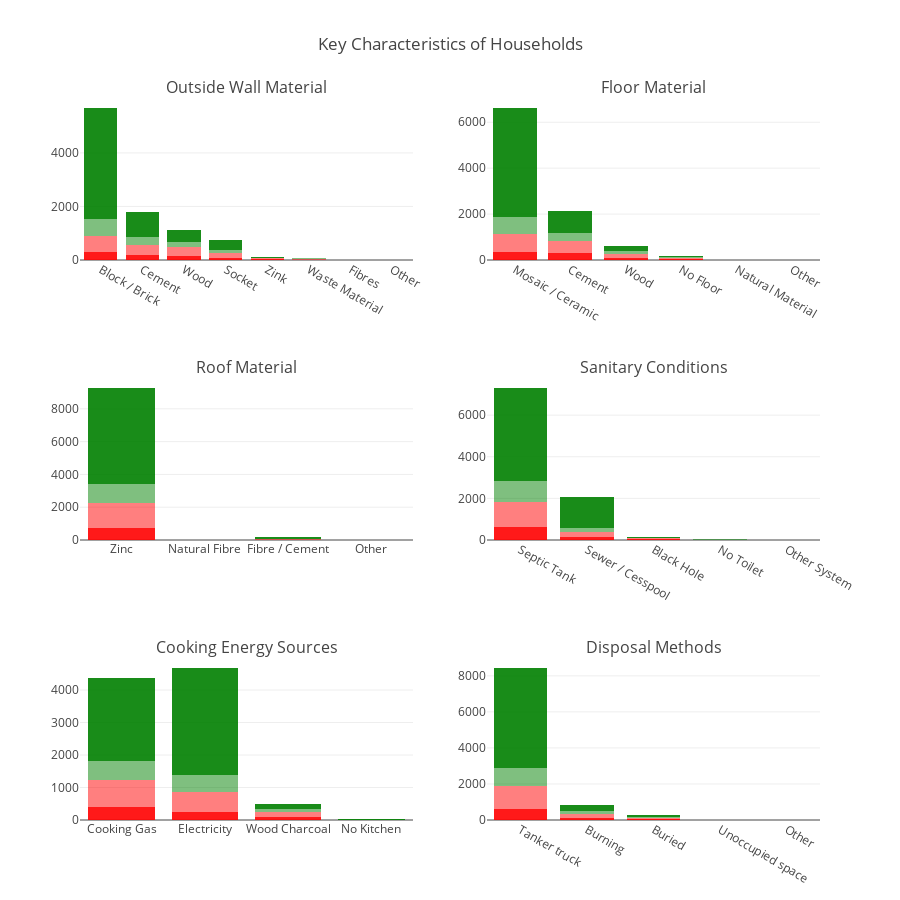

Notebook code cell kept with this figure:
### Markdown cell above
The above graphs shows the items different household have grouped into poverty levels. We can clearly see, poor households have lesser items than sufficient ones.

### Code cell
def find_prominent(row, mats):
    for c in mats:
        if row[c] == 1:
            return c
    return 

def combine(starter, colname, title, replacemap):
    mats = [c for c in data.columns if c.startswith(starter)]
    data[colname] = data.apply(lambda row : find_prominent(row, mats), axis=1)
    data[colname] = data[colname].apply(lambda x : replacemap[x] if x != None else x )

    om1 = data[data['Target'] == 1][colname].value_counts().to_frame()
    om2 = data[data['Target'] == 2][colname].value_counts().to_frame()
    om3 = data[data['Target'] == 3][colname].value_counts().to_frame()
    om4 = data[data['Target'] == 4][colname].value_counts().to_frame()

    trace1 = go.Bar(y=om1[colname], x=om1.index, name="Extereme", marker=dict(color='red', opacity=0.9))
    trace2 = go.Bar(y=om2[colname], x=om2.index, name="Moderate", marker=dict(color='red', opacity=0.5))
    trace3 = go.Bar(y=om3[colname], x=om3.index, name="Vulnerable", marker=dict(color='green', opacity=0.5))
    trace4 = go.Bar(y=om4[colname], x=om4.index, name="NonVulnerable", marker=dict(color='green', opacity=0.9))
    return [trace1, trace2, trace3, trace4]

titles = ["Outside Wall Material", "Floor Material", "Roof Material", "Sanitary Conditions", "Cooking Energy Sources", "Disposal Methods"]
fig = tools.make_subplots(rows=3, cols=2, print_grid=False, subplot_titles=titles)

### outside material
flr = {'paredblolad' : "Block / Brick", "paredpreb" : "Cement", "paredmad" : "Wood",
      "paredzocalo" : "Socket", "pareddes" : "Waste Material", "paredfibras" : "Fibres",
      "paredother" : "Other", "paredzinc": "Zink"}
res = combine("pared", "outside_material", "Predominanat Material of the External Walls", flr)      
for x in res:
    fig.append_trace(x, 1, 1)

### floor material 
flr = {'pisomoscer' : "Mosaic / Ceramic", "pisocemento" : "Cement", "pisonatur" : "Natural Material",
      "pisonotiene" : "No Floor", "pisomadera" : "Wood", "pisoother" : "Other"}
res = combine("piso", "floor_material", "Floor Material of the Households", flr)
for x in res:
    fig.append_trace(x, 1, 2)

### Roof Material
flr = {'techozinc' : "Zinc", "techoentrepiso" : "Fibre / Cement", "techocane" : "Natural Fibre", "techootro" : "Other"}
res = combine("tech", "roof_material", "Roof Material of the Households", flr)  
for x in res:
    fig.append_trace(x, 2, 1)


### Sanitary Conditions
flr = {'sanitario1' : "No Toilet", "sanitario2" : "Sewer / Cesspool", "sanitario3" : "Septic Tank",
       "sanitario5" : "Black Hole", "sanitario6" : "Other System"}
res = combine("sanit", "sanitary", "Sanitary Conditions of the Households", flr)
for x in res:
    fig.append_trace(x, 2, 2)

### Energy Source
flr = {'energcocinar1' : "No Kitchen", "energcocinar2" : "Electricity", "energcocinar3" : "Cooking Gas",
       "energcocinar4" : "Wood Charcoal"}
res = combine("energ", "energy_source", "Main source of energy for cooking", flr)  
for x in res:
    fig.append_trace(x, 3, 1)

### Disposal Methods
flr = {"elimbasu1":"Tanker truck",
"elimbasu2": "Buried",
"elimbasu3": "Burning",
"elimbasu4": "Unoccupied space",
"elimbasu5": "River",
"elimbasu6": "Other"}
res = combine("elim", "waste_method", "Rubbish Disposals Method", flr)  
for x in res:
    fig.append_trace(x, 3, 2)

fig['layout'].update(height=900, title="Key Characteristics of Households", barmode="stack", showlegend=False)
iplot(fig)

### Figure 1 — Plotly figure (JSON) as saved in the notebook; plotly's stock layout.template omitted (floating-point values rounded to 4 significant figures)
{"data": [{"marker": {"color": "red", "opacity": 0.9}, "name": "Extereme", "type": "bar", "uid": "43e15704-f5ae-4897-9a03-aa26553d0126", "x": ["Block / Brick", "Cement", "Wood", "Socket", "Zink", "Waste Material", "Fibres"], "xaxis": "x", "y": [303, 195, 152, 83, 23, 12, 6], "yaxis": "y"}, {"marker": {"color": "red", "opacity": 0.5}, "name": "Moderate", "type": "bar", "uid": "e86d1319-18a8-447a-a004-e929efaada7e", "x": ["Block / Brick", "Cement", "Wood", "Socket", "Waste Material", "Zink", "Other", "Fibres"], "xaxis": "x", "y": [585, 380, 328, 180, 42, 35, 5, 3], "yaxis": "y"}, {"marker": {"color": "green", "opacity": 0.5}, "name": "Vulnerable", "type": "bar", "uid": "16157857-1044-43ad-be7a-a1cc4ef31814", "x": ["Block / Brick", "Cement", "Wood", "Socket", "Waste Material", "Zink"], "xaxis": "x", "y": [630, 286, 174, 117, 10, 4], "yaxis": "y"}, {"marker": {"color": "green", "opacity": 0.9}, "name": "NonVulnerable", "type": "bar", "uid": "b673eac1-21d1-4181-80c7-9176e1057fe0", "x": ["Block / Brick", "Cement", "Wood", "Socket", "Zink", "Waste Material", "Other", "Fibres"], "xaxis": "x", "y": [4159, 936, 451, 363, 63, 18, 9, 5], "yaxis": "y"}, {"marker": {"color": "red", "opacity": 0.9}, "name": "Extereme", "type": "bar", "uid": "8128325c-9348-4c87-8da1-d30d36896aad", "x": ["Mosaic / Ceramic", "Cement", "Wood", "No Floor", "Natural Material"], "xaxis": "x2", "y": [356, 299, 84, 32, 3], "yaxis": "y2"}, {"marker": {"color": "red", "opacity": 0.5}, "name": "Moderate", "type": "bar", "uid": "98e7866d-e7d5-44ab-832d-3aeb071b87cd", "x": ["Mosaic / Ceramic", "Cement", "Wood", "No Floor", "Natural Material"], "xaxis": "x2", "y": [767, 541, 180, 63, 7], "yaxis": "y2"}, {"marker": {"color": "green", "opacity": 0.5}, "name": "Vulnerable", "type": "bar", "uid": "7b51c11d-f426-469f-b4ea-f2880bf48300", "x": ["Mosaic / Ceramic", "Cement", "Wood", "No Floor"], "xaxis": "x2", "y": [749, 338, 111, 23], "yaxis": "y2"}, {"marker": {"color": "green", "opacity": 0.9}, "name": "NonVulnerable", "type": "bar", "uid": "73f4fed0-1baa-480c-abfa-4fd668916b2c", "x": ["Mosaic / Ceramic", "Cement", "Wood", "No Floor", "Other"], "xaxis": "x2", "y": [4749, 952, 255, 39, 9], "yaxis": "y2"}, {"marker": {"color": "red", "opacity": 0.9}, "name": "Extereme", "type": "bar", "uid": "fb435bf1-834f-4e3a-9c0b-9b5d536dabee", "x": ["Zinc", "Natural Fibre", "Fibre / Cement"], "xaxis": "x3", "y": [738, 14, 12], "yaxis": "y3"}, {"marker": {"color": "red", "opacity": 0.5}, "name": "Moderate", "type": "bar", "uid": "60395379-5c25-4d72-90f5-dd531ff641e8", "x": ["Zinc", "Fibre / Cement"], "xaxis": "x3", "y": [1492, 26], "yaxis": "y3"}, {"marker": {"color": "green", "opacity": 0.5}, "name": "Vulnerable", "type": "bar", "uid": "fce94441-60d7-4428-8513-668b79ed5dab", "x": ["Zinc", "Fibre / Cement", "Natural Fibre"], "xaxis": "x3", "y": [1210, 5, 4], "yaxis": "y3"}, {"marker": {"color": "green", "opacity": 0.9}, "name": "NonVulnerable", "type": "bar", "uid": "b1dad301-160f-4b56-b917-26a1781e75ac", "x": ["Zinc", "Fibre / Cement", "Other", "Natural Fibre"], "xaxis": "x3", "y": [5831, 126, 21, 12], "yaxis": "y3"}, {"marker": {"color": "red", "opacity": 0.9}, "name": "Extereme", "type": "bar", "uid": "95437ff9-3c51-4267-989f-38f94b77313f", "x": ["Septic Tank", "Sewer / Cesspool", "Black Hole", "No Toilet", "Other System"], "xaxis": "x4", "y": [603, 125, 36, 7, 3], "yaxis": "y4"}, {"marker": {"color": "red", "opacity": 0.5}, "name": "Moderate", "type": "bar", "uid": "b6c8b287-acf6-4924-be89-c2107e17bb8e", "x": ["Septic Tank", "Sewer / Cesspool", "Black Hole", "No Toilet", "Other System"], "xaxis": "x4", "y": [1224, 273, 41, 12, 8], "yaxis": "y4"}, {"marker": {"color": "green", "opacity": 0.5}, "name": "Vulnerable", "type": "bar", "uid": "fb45caf6-e8e0-438f-b70c-51048b2b8e67", "x": ["Septic Tank", "Sewer / Cesspool", "Black Hole", "No Toilet"], "xaxis": "x4", "y": [1020, 156, 36, 9], "yaxis": "y4"}, {"marker": {"color": "green", "opacity": 0.9}, "name": "NonVulnerable", "type": "bar", "uid": "70db7763-c71e-429f-a28d-4ff317910c85", "x": ["Septic Tank", "Sewer / Cesspool", "Black Hole", "Other System", "No Toilet"], "xaxis": "x4", "y": [4457, 1491, 34, 13, 9], "yaxis": "y4"}, {"marker": {"color": "red", "opacity": 0.9}, "name": "Extereme", "type": "bar", "uid": "1baef8ba-3a2e-4a48-b0b0-b66f39f5544e", "x": ["Cooking Gas", "Electricity", "Wood Charcoal", "No Kitchen"], "xaxis": "x5", "y": [414, 254, 99, 7], "yaxis": "y5"}, {"marker": {"color": "red", "opacity": 0.5}, "name": "Moderate", "type": "bar", "uid": "37e92059-6466-412d-bb19-4288893f29c1", "x": ["Cooking Gas", "Electricity", "Wood Charcoal", "No Kitchen"], "xaxis": "x5", "y": [804, 602, 149, 3], "yaxis": "y5"}, {"marker": {"color": "green", "opacity": 0.5}, "name": "Vulnerable", "type": "bar", "uid": "f6053e35-2b9c-4705-b715-8337bf32703e", "x": ["Cooking Gas", "Electricity", "Wood Charcoal", "No Kitchen"], "xaxis": "x5", "y": [599, 538, 81, 3], "yaxis": "y5"}, {"marker": {"color": "green", "opacity": 0.9}, "name": "NonVulnerable", "type": "bar", "uid": "77f40a1e-f00d-4c59-ab90-bb6a5fff4a3d", "x": ["Electricity", "Cooking Gas", "Wood Charcoal", "No Kitchen"], "xaxis": "x5", "y": [3285, 2564, 150, 5], "yaxis": "y5"}, {"marker": {"color": "red", "opacity": 0.9}, "name": "Extereme", "type": "bar", "uid": "fd0ee333-9a31-415f-8dff-5f66e1040841", "x": ["Tanker truck", "Burning", "Buried"], "xaxis": "x6", "y": [623, 118, 33], "yaxis": "y6"}, {"marker": {"color": "red", "opacity": 0.5}, "name": "Moderate", "type": "bar", "uid": "9d474705-8fc6-4b10-bb95-888091237f13", "x": ["Tanker truck", "Burning", "Buried", "Unoccupied space"], "xaxis": "x6", "y": [1240, 224, 84, 10], "yaxis": "y6"}, {"marker": {"color": "green", "opacity": 0.5}, "name": "Vulnerable", "type": "bar", "uid": "72992f4d-5981-4a11-a1b1-6536a0d4f789", "x": ["Tanker truck", "Burning", "Buried", "Unoccupied space"], "xaxis": "x6", "y": [1028, 146, 43, 4], "yaxis": "y6"}, {"marker": {"color": "green", "opacity": 0.9}, "name": "NonVulnerable", "type": "bar", "uid": "422d9657-a0a5-458c-9f89-f55b9d4834a8", "x": ["Tanker truck", "Burning", "Buried", "Other"], "xaxis": "x6", "y": [5545, 320, 127, 12], "yaxis": "y6"}], "layout": {"annotations": [{"font": {"size": 16}, "showarrow": false, "text": "Outside Wall Material", "x": 0.225, "xanchor": "center", "xref": "paper", "y": 1, "yanchor": "bottom", "yref": "paper"}, {"font": {"size": 16}, "showarrow": false, "text": "Floor Material", "x": 0.775, "xanchor": "center", "xref": "paper", "y": 1, "yanchor": "bottom", "yref": "paper"}, {"font": {"size": 16}, "showarrow": false, "text": "Roof Material", "x": 0.225, "xanchor": "center", "xref": "paper", "y": 0.6111, "yanchor": "bottom", "yref": "paper"}, {"font": {"size": 16}, "showarrow": false, "text": "Sanitary Conditions", "x": 0.775, "xanchor": "center", "xref": "paper", "y": 0.6111, "yanchor": "bottom", "yref": "paper"}, {"font": {"size": 16}, "showarrow": false, "text": "Cooking Energy Sources", "x": 0.225, "xanchor": "center", "xref": "paper", "y": 0.2222, "yanchor": "bottom", "yref": "paper"}, {"font": {"size": 16}, "showarrow": false, "text": "Disposal Methods", "x": 0.775, "xanchor": "center", "xref": "paper", "y": 0.2222, "yanchor": "bottom", "yref": "paper"}], "barmode": "stack", "height": 900, "showlegend": false, "title": {"text": "Key Characteristics of Households"}, "xaxis": {"anchor": "y", "domain": [0, 0.45]}, "xaxis2": {"anchor": "y2", "domain": [0.55, 1]}, "xaxis3": {"anchor": "y3", "domain": [0, 0.45]}, "xaxis4": {"anchor": "y4", "domain": [0.55, 1]}, "xaxis5": {"anchor": "y5", "domain": [0, 0.45]}, "xaxis6": {"anchor": "y6", "domain": [0.55, 1]}, "yaxis": {"anchor": "x", "domain": [0.7778, 1]}, "yaxis2": {"anchor": "x2", "domain": [0.7778, 1]}, "yaxis3": {"anchor": "x3", "domain": [0.3889, 0.6111]}, "yaxis4": {"anchor": "x4", "domain": [0.3889, 0.6111]}, "yaxis5": {"anchor": "x5", "domain": [0, 0.2222]}, "yaxis6": {"anchor": "x6", "domain": [0, 0.2222]}}}
